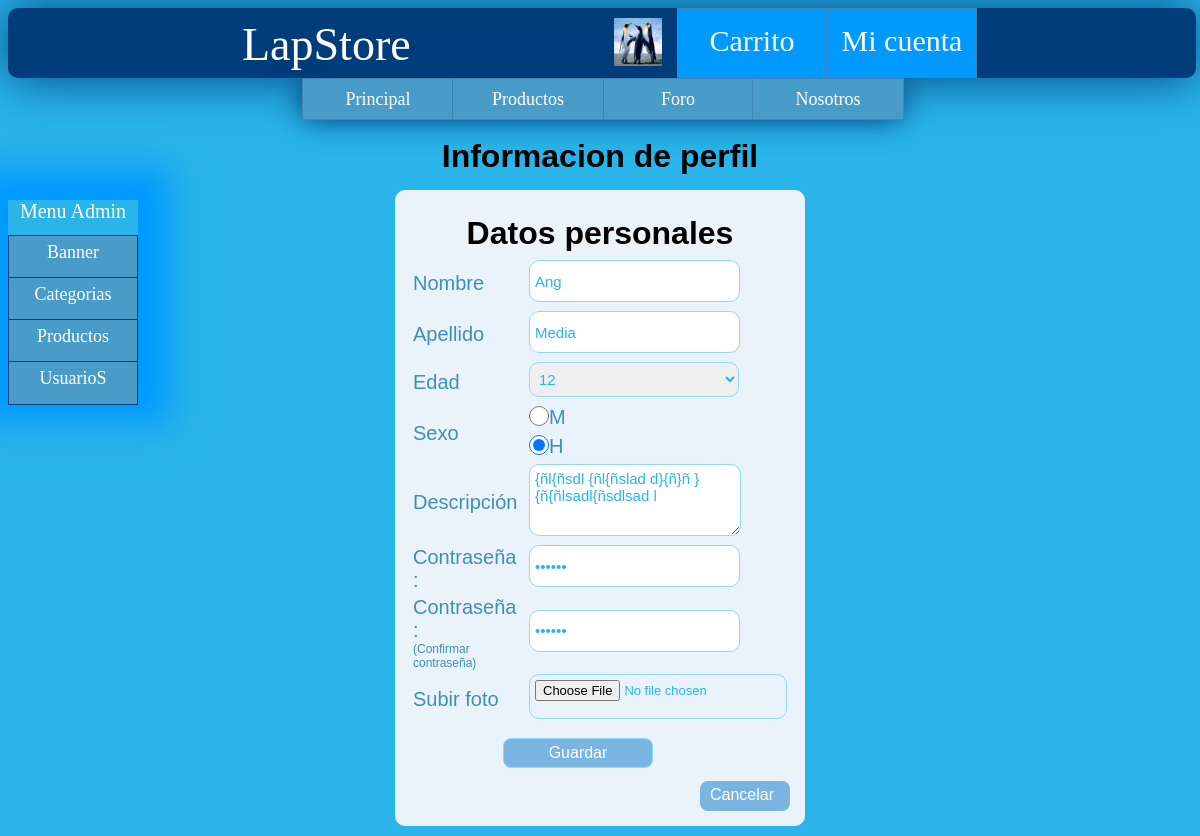
Page /actualizar_perfil.php (signed in) on the committed database.
### tables this page shows
CREATE TABLE IF NOT EXISTS `usuarios` (
  `usuarioId` int(11) NOT NULL AUTO_INCREMENT,
  `email` varchar(80) NOT NULL,
  `nombre` varchar(20) DEFAULT NULL,
  `tipo` int(2) DEFAULT NULL,
  `apellido` varchar(20) DEFAULT NULL,
  `descripcion` varchar(1000) DEFAULT NULL,
  `edad` int(11) DEFAULT NULL,
  `sexo` varchar(1) DEFAULT NULL,
  `url_foto` varchar(80) DEFAULT NULL,
  `contrasenia` varchar(15) DEFAULT NULL,
  PRIMARY KEY (`usuarioId`)
);

### include_php/DB/usuarioDB.php (called while the page is built, shortened)
<?php
    include_once 'conexionGeneral.php';
    function obtenerUsuarioPorId($usuarioId){
        $conexion=abrirConexion();
        $sql = "SELECT * FROM usuarios WHERE usuarioId ='".mysql_real_escape_string($usuarioId)."'";
        $resultado_peticion = ejecutarConsulta($sql,$conexion);
        while ($fila = mysql_fetch_array($resultado_peticion)) {
            return $fila;
        }
        return $fila;
    }
    ?>

### include_php/DB/conexionGeneral.php (called while the page is built, shortened)
<?php
    function selecionarBD($conexion) {
        return mysql_select_db($GLOBALS["base_datos"], $conexion);
    }
    function ejecutarConsulta($query,$onexion) {
        return mysql_query($query, $onexion);
    }
    function cerrarConexion($conexion) {
        return @mysql_close($conexion);
    }
?>

### actualizar_perfil.php (the view, shortened to what this page needs)
<?php
    include_once  'include_php/_gestion_plantilla.php';
    include_once 'include_php/DB/usuarioDB.php';
    include_once 'include_php/_gestion_usuario.php'; '';
?>
<!DOCTYPE html PUBLIC "-//W3C//DTD XHTML 1.0 Transitional//EN" "http://www.w3.org/TR/xhtml1/DTD/xhtml1-transitional.dtd">
<html xmlns="http://www.w3.org/1999/xhtml">
    <head>
        <link href="css/css_plantilla.css" rel="stylesheet" type="text/css" />
        <?php
        echo agregarCSSkMenuAdmin();
        ?>
        <link href="css/css_actualizar_perfil.css" rel="stylesheet" type="text/css" />
    </head>
    <body>
        <div class="encabezado">
            <?php
                echo generarEncabezadoHTML();
                echo generarMenu();
                echo generarMenuAdmin();
            ?>
        </div>
        <div class="contenido" >
            <h1>Informacion de perfil</h1>
            <form action="<?php echo $_SERVER["PHP_SELF"]; ?>" method="post" enctype="multipart/form-data" >
                <div class="marco">
                    <h1>Datos personales</h1>
                     <?php
                        $datosUsuario =  obtenerUsuarioPorId($_SESSION['usuarioId']);
                     ?>
                    <table>
                        <tr>
                            <td><label for="nombre">Nombre</label></td>
                            <td><input type="text" id="nombre" name="nombre" value="<?php echo (isset($datosUsuario['nombre']))? $datosUsuario['nombre'] : '';?>"/></td>
                        </tr>
                        <tr>
                            <td><label for="apellido">Apellido</label></td>
                            <td><input type="text" id="apellido" name="apellido" value="<?php echo (isset($datosUsuario['apellido']))? $datosUsuario['apellido'] : '';?>"/></td>
                        </tr>
                        <tr>
                            <td><label for="edad">Edad</label></td>
                            <td >
                                <select  id="edad"  name="edad" >
                                    <?php
                                        echo generarEdadOptions((isset($datosUsuario['edad']))? $datosUsuario['edad'] :6);
                                    ?>
                                </select>
                            </td>
                        </tr>
                        <tr>
                            <td rowspan="2"><label>Sexo</label></td>
                            <td><input type="radio" name="sexo" id="sexo1"  value="M" <?php echo ((isset($datosUsuario['sexo']))&&$datosUsuario['sexo']=="M")?'checked="checked"':""?>/> <label for="sexo1">M</label>
                            </td>
                        </tr>
                        <tr>
                            <td>   <input type="radio" name="sexo" id="sexo2"  value="H" <?php echo ((isset($datosUsuario['sexo']))&&$datosUsuario['sexo']=="H")?'checked="checked"':""?> /> <label for="sexo2">H</label>
                            </td>
                        </tr>
                        <tr>
                            <td><label for="descripcion">Descripci&oacute;n</label></td>
                            <td><textarea rows="5" cols="30" id="descripcion" name="descripcion" ><?php echo (isset($datosUsuario['descripcion']))? $datosUsuario['descripcion'] : '';?></textarea></td>
                        </tr>
                        <tr>
                            <td><label for="password_nuevo">Contrase&ntilde;a : </label></td>
                            <td><input type="password" name="password_nuevo" id="password_nuevo" value="<?php echo (isset($datosUsuario["contrasenia"])) ? $datosUsuario["contrasenia"] : ""; ?>" /></td>
                        </tr>
                        <tr>
                            <td><label for="password_nuevo_v">Contrase&ntilde;a :<span>(Confirmar contrase&ntilde;a)</span></label></td>
                            <td><input type="password" name="password_nuevo_v" id="password_nuevo_v" value="<?php echo (isset($datosUsuario["contrasenia"])) ? $datosUsuario["contrasenia"] : ""; ?>"/></td>
                        </tr>
                        <tr>
                            <td><label>Subir foto</label></td>
                            <td><input type="file" id="foto" name="foto"/></td>
                        </tr>
                        <tr>
                            <td colspan="2"><input id="guardar" type="submit" name="guardar_usuario" class="boton" value="Guardar" /></td>
                        </tr>
                    </table>
                    <a href="principal.php" class="boton">Cancelar</a>
                </div>
            </form>
        </div>
    </body>
</html>

### css/css_plantilla.css (style rules this page uses)
body { overflow-y:scroll; background:#29B5E9; font-family:Arial, Helvetica, sans-serif; }
p,h1,form,table,label,input,div,textarea,select,li,ul { border:0;margin:0;padding:0; }
h1 { text-align:center; margin:10px 0px 0px 0px; font-size:32px; padding-bottom:5px; }
a { text-decoration:none; }
label { width:200px; color:#418eb6; font-size:20px; margin:5px 0 15px; }
input,textarea,select { border:#94D7F4 1px solid; height:30px; margin:0 0 5px 0; padding:5px; color:#29B5E9; font-size:15px; border-radius:10px; -moz-border-radius:10px; -webkit-border-radius:10px; }
textarea { font-family:Arial, Helvetica, sans-serif; height:60px; min-width:200px; min-height:60px; max-width:200px; max-height:60px; }
select { width:auto; height:35px; }
div.encabezado { background:#013D7B; height:70px; width:99%; color:#FFF; font-family:"Bauhaus 93", "Comic Sans MS"; font-size:30px; position:fixed !important; -webkit-box-shadow:0px 0 50px #013D7B; -moz-box-shadow:0px 0 50px #013D7B; box-shadow:0px 0 50px #013D7B; border-radius:10px; -moz-border-radius:10px; -webkit-border-radius:10px; z-index:10; }
div.contenido { margin:auto; padding-top:120px; width:748px; }
div.marco { background:#eaf3fa; margin:auto; margin-top:10px; margin-bottom:10px; overflow:hidden; padding:15px; border-radius:10px; -moz-border-radius:10px; -webkit-border-radius:10px; }
.boton { margin:10px 0 0 10px; width:150px; height:30px; background: #7AB5E2; padding: 5px 10px; color: white; font-size: 16px; text-decoration: none; vertical-align: middle; -webkit-border-radius: 8px; -moz-border-radius: 8px; border-radius: 8px; }
a.boton { float: right; width: 70px; height: 20px; }

### css/css_menu_adm.css (style rules this page uses)
ul,a { margin: 0px; padding: 0px; outline: 0; }

### css/css_actualizar_perfil.css (style rules this page uses)
table { margin:auto; }
div.marco { width:380px; }
input[type="radio"] { float:left; width:20px; height:20px; font-family:Arial, Helvetica, sans-serif; }
input[type="file"] { font-size:13px; height:33px; }
span { font-size:12px; display:block; }
.boton { margin:10px 0 0 90px; }
select { width:210px; }

### rows in the picture
usuarios: nombre "Ang", apellido "Media", edad "12", sexo "☐ M", sexo "☑ H", descripcion "{ñl{ñsdl {ñl{ñslad d}{ñ}ñ }{ñ{ñlsadl{ñsdlsad l"
